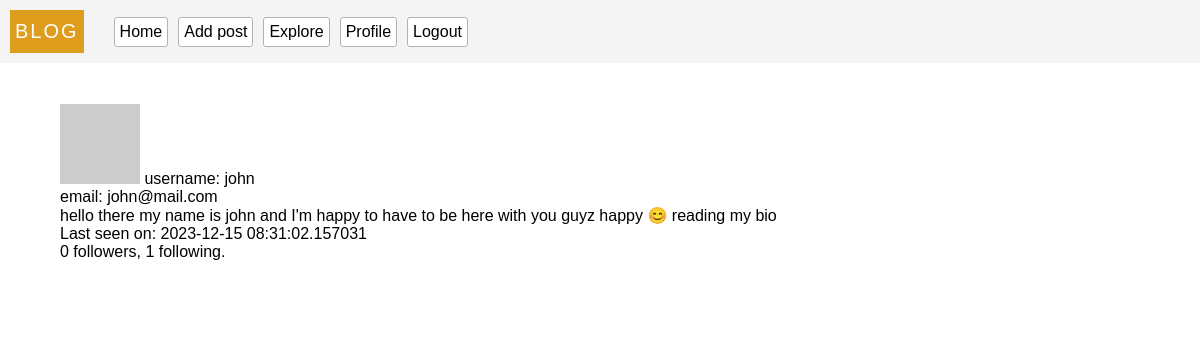
Page /user/2 (signed in) on the earlier database version.
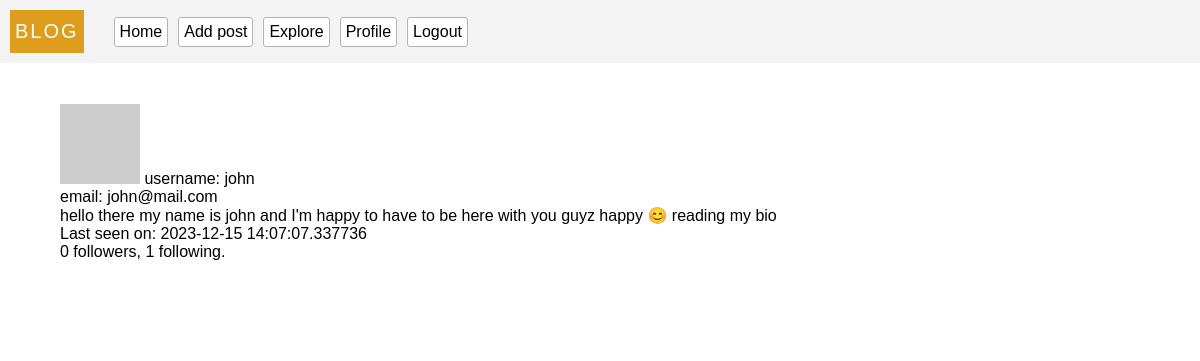
Same page on the later database version.
### models.py (models this page shows, shortened)
class User(db.Model, UserMixin):
  __tablename__ = 'users'
  id = db.Column(db.Integer, primary_key = True)
  username = db.Column(db.String(100), unique = True, index = True)
  email = db.Column(db.String(100), index = True, unique = True)
  password = db.Column(db.String(200))
  last_seen = db.Column(db.DateTime, default=datetime.utcnow, index = True)
  about_me = db.Column(db.String, nullable=True)
  posts = db.relationship(
    'Post',
    backref = 'author',
    lazy = 'dynamic'
  )
  followed = db.relationship(
    'User',
    secondary = followers,
    primaryjoin = (followers.c.follower_id == id),
    secondaryjoin = (followers.c.followed_id == id),
    backref = db.backref('followers', lazy='dynamic'),
    lazy = 'dynamic'
  )
  follower = db.relationship(
    'User',
    secondary = followers,
    primaryjoin = (followers.c.followed_id == id),
    secondaryjoin = (followers.c.follower_id == id),
    backref = db.backref('followed_user', lazy='dynamic'),
    lazy = 'dynamic'
  )
  def avatar(self, size='80'):
    digest = md5(str(self.email).lower().encode('utf-8')).hexdigest()
    return f'https://gravatar.com/avatar/{digest}?d=identicon&s={size}'
  def update_last_seen(self):
    self.last_seen = datetime.utcnow()
    db.session.commit()
  @login.user_loader
  def get_user(id):
    return User.query.get(int(id))

### server.py (the view)
@app.route('/user/<id>')
@login_required
def user_profile(id):
  user = User.query.get(id)
  if user == None:
    flash('this user profile cannot be found, profile may have been deleted or suspended !', 'error')
    return redirect(url_for('index'))
  return render_template('user.html', user=user, posts = user.posts)

### server.py (called while the page is built)
@app.before_request
def validate():
  if current_user.is_authenticated:
    current_user.update_last_seen()

### templates/user.html (shortened to what this page needs)
{% extends 'base.html' %}
{% block content %}
<section>
  <img src="{{user.avatar(100)}}" alt="photo">
  <span>username:  {{user.username}}</span>
  <span> &nbsp;</span>
  <br>
  <sapn>email: {{user.email}}</sapn>
  {% if user.about_me %}<p>{{ user.about_me }}</p>{% endif %}
  {% if user.last_seen %}<p>Last seen on: {{ user.last_seen }}</p>{% endif %}
  <p>{{ user.follower.count() }} followers, {{ user.followed.count() }} following.</p>
</section>
<section>
  <br> <br>
</section>
{% endblock %}

Differences in the rows shown:
changed User "john": last_seen "2023-12-15 08:31:02.157031" → "2023-12-15 14:07:07.337736"
